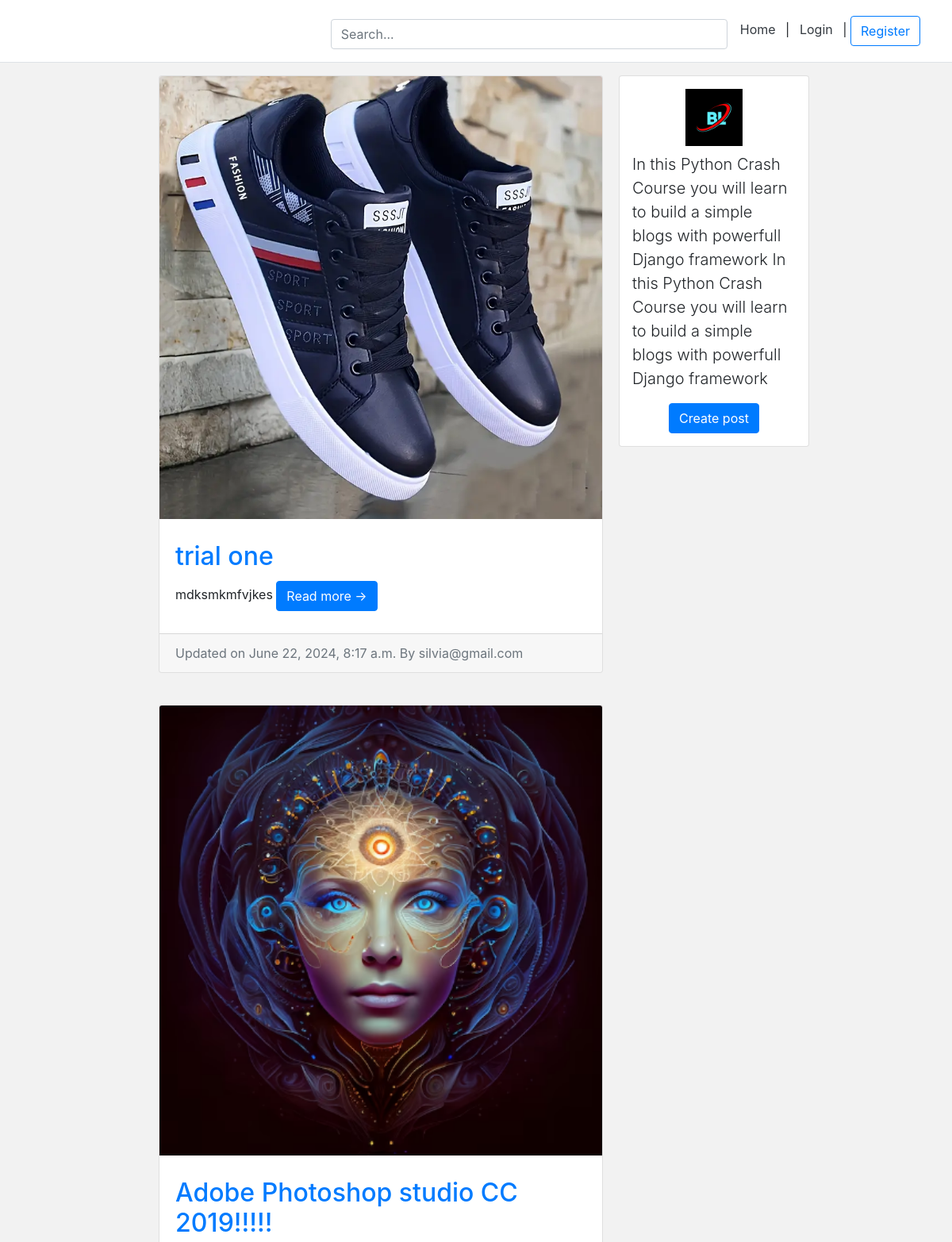
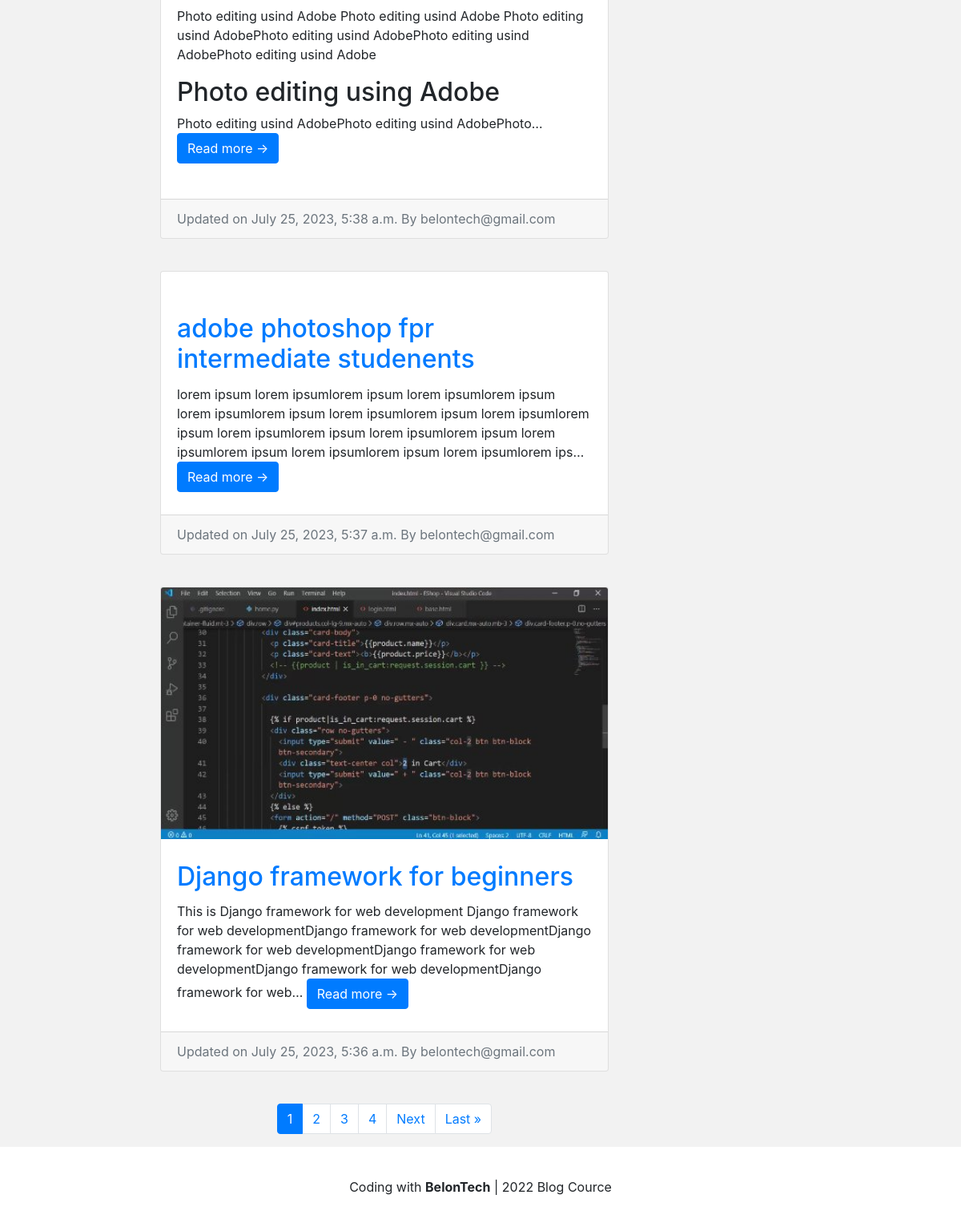
The page / on the database its author committed (2 pictures, top to bottom).
### blog/models.py (models this page shows, shortened)
class BlogPost(models.Model):
    title = models.CharField(max_length=70, null=False, blank=False)
    body = models.TextField(max_length=100000, null=False, blank=False)
    image = models.ImageField(upload_to=upload_location, null=False, blank=False)
    date_published = models.DateTimeField(auto_now_add=True, verbose_name="date published")
    date_updated = models.DateTimeField(auto_now=True, verbose_name="date updated")
    author = models.ForeignKey(settings.AUTH_USER_MODEL, on_delete=models.CASCADE)
    slug = models.SlugField(blank=True, unique=True) #slug is just a URL and it is UNIQUE

### account/models.py (models this page shows, shortened)
class Account(AbstractBaseUser):
    email = models.EmailField(verbose_name="email", max_length=60, unique=True)
    username = models.CharField(max_length=30, unique=True)
    date_joined = models.DateTimeField(verbose_name="date joined", auto_now_add=True)
    last_login = models.DateTimeField(verbose_name="last login", auto_now=True)
    is_admin = models.BooleanField(default=False)
    is_active = models.BooleanField(default=True)
    is_staff = models.BooleanField(default=False)
    is_superuser = models.BooleanField(default=False)
    USERNAME_FIELD = 'email'
    REQUIRED_FIELDS = ['username']
    objects = MyAccountManager()
    def __str__(self):
        return self.email

### personal/views.py (the view)
# urls.py: path('', home_screen_view, name="home"),
def home_screen_view(request):
    context = {}
    query =  ""
    if request.GET:
        query = request.GET.get('q', '')
        context['query'] = str(query)
    blog_posts = sorted(get_blog_queryset(query), key=attrgetter('date_updated'), reverse=True)
    context['blog_posts'] = blog_posts
    page = request.GET.get('page', 1)
    blog_posts_paginator = Paginator(blog_posts, BLOG_POSTS_PER_PAGE)
    try:
        blog_posts = blog_posts_paginator.page(page)
    except PageNotAnInteger:
        blog_posts = blog_posts_paginator.page(BLOG_POSTS_PER_PAGE)
    except EmptyPage:
        blog_posts = blog_posts_paginator.page(blog_posts_paginator.num_pages)
    context['blog_posts'] = blog_posts
    return render(request, "personal/home.html", context) # we dont need to define the templates because we have already define it in settings.py

### blog/views.py (called while the page is built)
def get_blog_queryset(query=None):
    queryset = []
    queries = query.split(" ")  #i will be there tonight = [i, will, be, there, tonight]
    for q in queries:
        posts = BlogPost.objects.filter(
            Q(title__icontains=q) |
            Q(body__icontains=q)
        ).distinct()
    for post in posts:
        queryset.append(post)
    return list(set(queryset))

### personal/templates/personal/home.html (shortened to what this page needs)
{% extends "base.html" %}
{% load static %}
{% block content %}
    <div class="container">
        <div class="row">
           <div class="left-column col-lg-7 offset-lg-1">
            {% if blog_posts %}
                {% for post in blog_posts %}
                    <div class="blog-post-container">
                        {% include 'blog/snippets/blog_post_snippet.html' with blog_post=post %}
                    </div>
                {% endfor %}
            {% else %}
                <div class="blog-post-container">
                    {% include 'blog/snippets/blog_post_snippet.html' with query=query %}
                </div>
            {% endif %}
            {% include 'blog/snippets/blog_post_pagination.html' with blog_posts=blog_posts %}
           </div>
           <div class="right-column col-lg-3 d-lg-flex d-none flex-column">
                <div class="card create-post-bar d-flex flex-column p-3">
                    <img src="{% static 'belontech_logo.jpg' %}" width="72" height="72" class="img-fluid d-block m-auto pb-2">
                    <p class="lead">In this Python Crash Course you will learn to build a simple blogs with powerfull Django framework
                    In this Python Crash Course you will learn to build a simple blogs with powerfull Django framework</p>
                    <p class="m-auto"><a class="btn btn-primary" href="{% url 'blog:create' %}">Create post</a></p>
                </div>
           </div>
        </div>
    </div>
{% endblock content %}

### templates/base.html (shortened to what this page needs)
<!DOCTYPE html>
<html lang="en">
<head>
    {% load static %}
    {% include 'snippets/header.html' %}
</head>
<body>
    <div class="main">
        {% block content %}
        {% endblock content %}
    </div>
    {% include 'snippets/footer.html' %}
</body>
</html>

### templates/snippets/header.html (shortened to what this page needs)
<link rel="stylesheet" href="https://cdn.jsdelivr.net/npm/bootstrap@4.0.0/dist/css/bootstrap.min.css">
<div class="d-flex flex-column flex-md-row align-items-center p-3 px-md-4 mb-3 bg-white border-bottom shadow-sm">
    <div class="search-bar mt-sm-2 mr-2">
        <form action="" method="get">
            <input type="text" name="q" id="id_q"class="form-control" placeholder="Search..." value="query">
        </form>
    </div>
    <nav class="my-2 my-md-0 mr-md-3">
        {% if request.user.is_authenticated %}
            <a class="p-2 text-dark" href="{% url 'home' %}">Home</a>
            <a class="p-2 text-dark" href="{% url 'account' %}">Account</a>
            <a class="p-2 text-dark" href="{% url 'logout' %}">Logout</a>
        {% else %}
            <a class="p-2 text-dark" href="{% url 'home' %}">Home</a> |
            <a class="p-2 text-dark" href="{% url 'login' %}">Login</a> |
            <a href="{% url 'register' %}" class="btn btn-outline-primary">Register</a>
        {% endif %}
    </nav>
</div>

### blog/templates/blog/snippets/blog_post_snippet.html (shortened to what this page needs)
{% if blog_post %}
    <div class="container">
        <div class="row post-row">
            <div class="card">
                <a href="{% url 'blog:detail' post.slug %}">
                    <img src="{{blog_post.image.url}}" alt="" class="card-img-top">
                </a>
                <div class="card-body mt-2 mb-2">
                    <a href="{% url 'blog:detail' post.slug %}">
                        <h2 class="card-title">{{blog_post.title}}</h2>
                    </a>
                    <p class="card-text">{{blog_post.body|safe|truncatechars:250}}
                        <a href="{% url 'blog:detail' blog_post.slug %}" class="btn btn-primary">Read more &#x2192; </a>
                    </p>
                </div>
                <div class="card-footer text-muted">
                    Updated on {{blog_post.date_updated}} By {{blog_post.author}}
                </div>
            </div>
        </div>
    </div>
{% endif %}

### blog/templates/blog/snippets/blog_post_pagination.html (shortened to what this page needs)
    <div class="d-flex flex-column m-auto pagination mt-5">
        <nav aria-label="Page navigation">
            <ul class="pagination pg-grey justify-content-center">
                {% for i in blog_posts.paginator.page_range %}
                    {% if blog_posts.number == i %}
                        <li class="page-item active"><a class="page-link">{{ i }}</a></li>
                    {% else %}
                    <li class="page-item"><a class="page-link" href="?{% if query %}q={{query}}&{% endif %}page={{ i }}">{{ i }}</a></li>
                    {% endif %}
                {% endfor %}
                {% if blog_posts.has_next %}
                    <li class="page-item">
                        <a href="?{% if query %}q={{query}}&{% endif %}page={{blog_posts.next_page_number}}" class="page-link">Next</a>
                    </li>
                    <li class="page-item">
                        <a href="?{% if query %}q={{query}}&{% endif %}page={{blog_posts.paginator.num_pages}}" class="page-link">Last &raquo;</a>
                    </li>
                {% endif %}
            </ul>
        </nav>
    </div>

### templates/snippets/footer.html (shortened to what this page needs)
<div class="d-flex flex-row align-items-center footer bg-white shadow-lg">
    <p class="m-auto">Coding with <strong>BelonTech</strong> | 2022 Blog Cource</p>
</div>

### templates/snippets/header.html (style rules this page uses)
@media (min-width:768px) { html { font-size: 16px; } }
.container { max-width: 960px; }
.search-bar { max-width: 500px; width:100%; }

### templates/snippets/base_css.html (style rules this page uses)
body { background-color: #f2f2f2; }

### templates/base.html (style rules this page uses)
.main { min-height:100hv; height: 100%; }

### personal/templates/personal/home.html (style rules this page uses)
@media (min-width:768px) { .right-column { margin-left: 20px; } }
.blog-post-container { margin-bottom: 20px; width: 100%; }
.create-post-bar { background-color: #fff; margin-bottom: 20px; }
.left-column { padding: 0px; }
.right-column { padding: 0px; }

### blog/templates/blog/snippets/blog_post_snippet.html (style rules this page uses)
.card { max-width: 700px; width: 100%; margin-bottom: 20px; }
.card-body { padding: 20px; }
.post-row { display: flex; flex-wrap: wrap; justify-content: space-between; }

### templates/snippets/footer.html (style rules this page uses)
.footer { min-height: 100px; }

### rows shown on the page
BlogPost: image (picture), title "trial one", body "mdksmkmfvjkes", date_updated "June 22, 2024, 8:17 a.m.", author "silvia@gmail.com"
BlogPost: image (picture), title "Adobe Photoshop studio CC 2019!!!!!", body "Photo editing usind Adobe Photo editing usind Adobe Photo editing usind AdobePhoto editing usind AdobePhoto editing usind AdobePhoto editing usind Adobe Photo editing using Adobe Photo editing usind AdobePhoto editing usind AdobePhoto…", date_updated "July 25, 2023, 5:38 a.m.", author "belontech@gmail.com"
BlogPost: title "adobe photoshop fpr intermediate studenents", body "lorem ipsum lorem ipsumlorem ipsum lorem ipsumlorem ipsum lorem ipsumlorem ipsum lorem ipsumlorem ipsum lorem ipsumlorem ipsum lorem ipsumlorem ipsum lorem ipsumlorem ipsum lorem ipsumlorem ipsum lorem ipsumlorem ipsum lorem ipsumlorem ips…", date_updated "July 25, 2023, 5:37 a.m.", author "belontech@gmail.com"
BlogPost: image (picture), title "Django framework for beginners", body "This is Django framework for web development Django framework for web developmentDjango framework for web developmentDjango framework for web developmentDjango framework for web developmentDjango framework for web developmentDjango framework for web…", date_updated "July 25, 2023, 5:36 a.m.", author "belontech@gmail.com"

### other values the page prints
{{ i }} "1"
{{ i }} "2" "3" "4"
